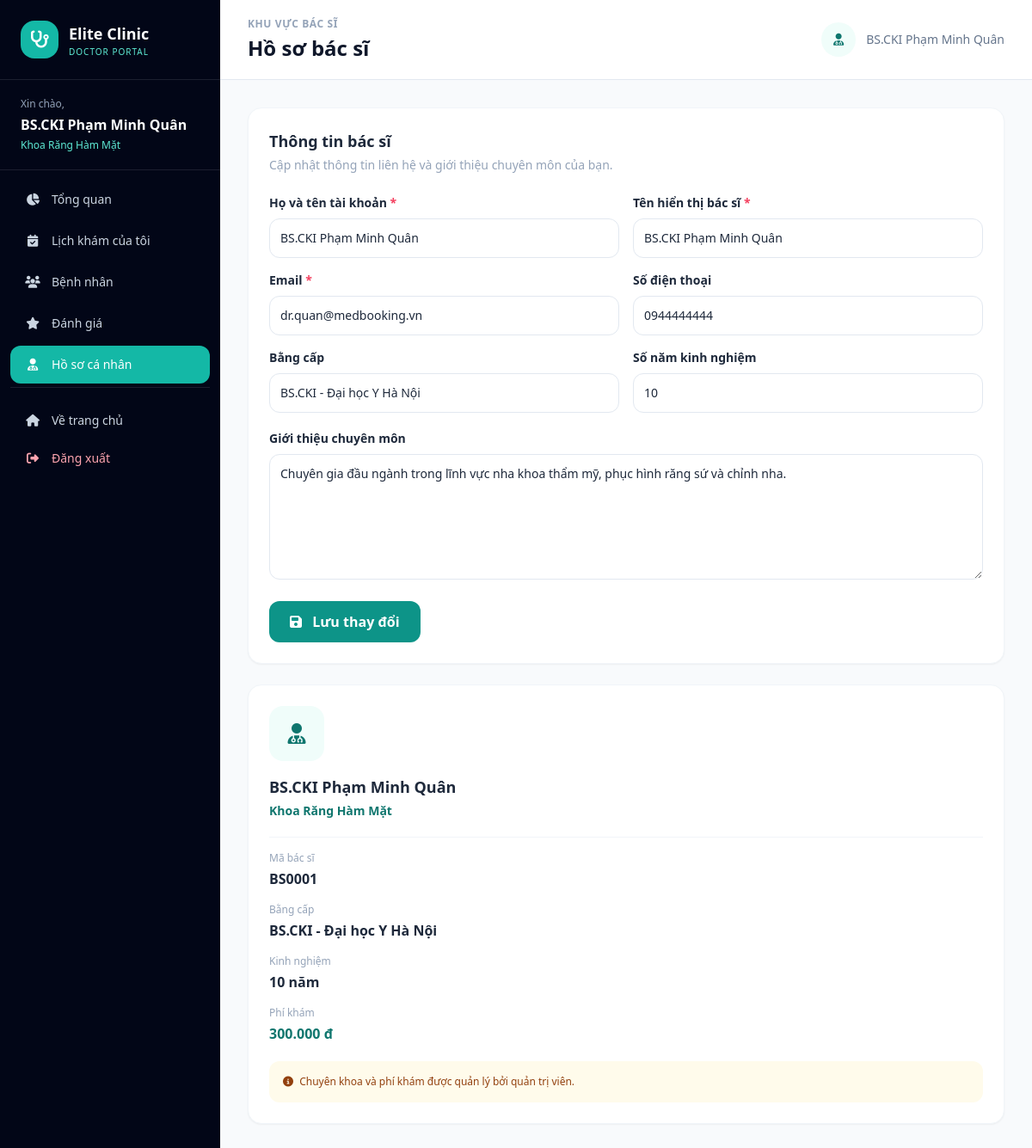
The page /index.php?act=bac-si-ho-so (signed in) on the database its author committed.
### tables this page shows
CREATE TABLE bac_si (
    ma_bac_si INT AUTO_INCREMENT PRIMARY KEY,
    ma_nguoi_dung INT NOT NULL UNIQUE,
    ma_chuyen_khoa INT NOT NULL,
    ten_bac_si VARCHAR(100) NOT NULL,
    bang_cap VARCHAR(150) NULL,
    so_nam_kinh_nghiem INT NOT NULL DEFAULT 0,
    gioi_thieu TEXT NULL,
    phi_kham DECIMAL(12,2) NOT NULL DEFAULT 0,
    hinh_anh VARCHAR(255) NULL,
    ngay_tao TIMESTAMP DEFAULT CURRENT_TIMESTAMP,

    CONSTRAINT fk_bac_si_nguoi_dung
        FOREIGN KEY (ma_nguoi_dung) REFERENCES nguoi_dung(ma_nguoi_dung)
        ON UPDATE CASCADE ON DELETE CASCADE,

    CONSTRAINT fk_bac_si_chuyen_khoa
        FOREIGN KEY (ma_chuyen_khoa) REFERENCES chuyen_khoa(ma_chuyen_khoa)
        ON UPDATE CASCADE ON DELETE RESTRICT
);

CREATE TABLE chuyen_khoa (
    ma_chuyen_khoa INT AUTO_INCREMENT PRIMARY KEY,
    ten_chuyen_khoa VARCHAR(100) NOT NULL UNIQUE,
    mo_ta TEXT NULL,
    hinh_anh VARCHAR(255) NULL,
    ngay_tao TIMESTAMP DEFAULT CURRENT_TIMESTAMP
);

CREATE TABLE nguoi_dung (
    ma_nguoi_dung INT AUTO_INCREMENT PRIMARY KEY,
    ho_ten VARCHAR(100) NOT NULL,
    email VARCHAR(150) NOT NULL UNIQUE,
    mat_khau VARCHAR(255) NOT NULL,
    so_dien_thoai VARCHAR(20) NULL,
    gioi_tinh ENUM('Nam', 'Nu', 'Khac') NULL,
    ngay_sinh DATE NULL,
    dia_chi VARCHAR(255) NULL,
    vai_tro ENUM('benh_nhan', 'bac_si', 'quan_tri') NOT NULL DEFAULT 'benh_nhan',
    ngay_tao TIMESTAMP DEFAULT CURRENT_TIMESTAMP
);

### views/ho_so_bac_si.php (the view)
<div class="grid grid-cols-1 xl:grid-cols-3 gap-6">
    <section class="xl:col-span-2 bg-white border border-slate-100 rounded-2xl p-6 shadow-sm">
        <div class="mb-6">
            <h2 class="font-extrabold text-lg">
                Thông tin bác sĩ
            </h2>
            <p class="text-sm text-slate-400 mt-1">
                Cập nhật thông tin liên hệ và giới thiệu chuyên môn của bạn.
            </p>
        </div>
        <form action="index.php?act=bac-si-cap-nhat-ho-so"
              method="POST"
              class="space-y-5">
            <div class="grid grid-cols-1 md:grid-cols-2 gap-4">
                <label class="text-sm font-bold">
                    Họ và tên tài khoản
                    <span class="text-rose-500">*</span>
                    <input type="text"
                           name="ho_ten"
                           required
                           value="<?= htmlspecialchars($hoSo['ho_ten'] ?? '') ?>"
                           class="mt-2 w-full border border-slate-200 rounded-xl p-3 font-normal focus:ring-2 focus:ring-teal-500 focus:outline-none">
                </label>
                <label class="text-sm font-bold">
                    Tên hiển thị bác sĩ
                    <span class="text-rose-500">*</span>
                    <input type="text"
                           name="ten_bac_si"
                           required
                           value="<?= htmlspecialchars($hoSo['ten_bac_si'] ?? '') ?>"
                           class="mt-2 w-full border border-slate-200 rounded-xl p-3 font-normal focus:ring-2 focus:ring-teal-500 focus:outline-none">
                </label>
                <label class="text-sm font-bold">
                    Email
                    <span class="text-rose-500">*</span>
                    <input type="email"
                           name="email"
                           required
                           value="<?= htmlspecialchars($hoSo['email'] ?? '') ?>"
                           class="mt-2 w-full border border-slate-200 rounded-xl p-3 font-normal focus:ring-2 focus:ring-teal-500 focus:outline-none">
                </label>
                <label class="text-sm font-bold">
                    Số điện thoại
                    <input type="text"
                           name="so_dien_thoai"
                           value="<?= htmlspecialchars($hoSo['so_dien_thoai'] ?? '') ?>"
                           class="mt-2 w-full border border-slate-200 rounded-xl p-3 font-normal focus:ring-2 focus:ring-teal-500 focus:outline-none">
                </label>
                <label class="text-sm font-bold">
                    Bằng cấp
                    <input type="text"
                           name="bang_cap"
                           value="<?= htmlspecialchars($hoSo['bang_cap'] ?? '') ?>"
                           class="mt-2 w-full border border-slate-200 rounded-xl p-3 font-normal focus:ring-2 focus:ring-teal-500 focus:outline-none">
                </label>
                <label class="text-sm font-bold">
                    Số năm kinh nghiệm
                    <input type="number"
                           name="so_nam_kinh_nghiem"
                           min="0"
                           max="80"
                           value="<?= (int)($hoSo['so_nam_kinh_nghiem'] ?? 0) ?>"
                           class="mt-2 w-full border border-slate-200 rounded-xl p-3 font-normal focus:ring-2 focus:ring-teal-500 focus:outline-none">
                </label>
            </div>
            <label class="block text-sm font-bold">
                Giới thiệu chuyên môn
                <textarea name="gioi_thieu"
                          rows="6"
                          class="mt-2 w-full border border-slate-200 rounded-xl p-3 font-normal focus:ring-2 focus:ring-teal-500 focus:outline-none"
                          placeholder="Giới thiệu về quá trình công tác, chuyên môn và kinh nghiệm của bạn..."><?= htmlspecialchars($hoSo['gioi_thieu'] ?? '') ?></textarea>
            </label>
            <button type="submit"
                    class="bg-teal-600 hover:bg-teal-700 text-white rounded-xl px-6 py-3 font-bold transition">
                <i class="fa-solid fa-floppy-disk mr-2"></i>
                Lưu thay đổi
            </button>
        </form>
    </section>
    <aside class="bg-white border border-slate-100 rounded-2xl p-6 shadow-sm h-fit">
        <div class="w-16 h-16 rounded-2xl bg-teal-50 text-teal-700 flex items-center justify-center text-2xl mb-4">
            <i class="fa-solid fa-user-doctor"></i>
        </div>
        <h3 class="font-extrabold text-lg">
            <?= htmlspecialchars($hoSo['ten_bac_si'] ?? '') ?>
        </h3>
        <p class="text-sm text-teal-700 font-semibold mt-1">
            <?= htmlspecialchars($hoSo['ten_chuyen_khoa'] ?? '') ?>
        </p>
        <div class="border-t border-slate-100 mt-5 pt-4 space-y-4">
            <div>
                <p class="text-xs text-slate-400">
                    Mã bác sĩ
                </p>
                <p class="font-bold mt-1">
                    BS<?= str_pad(
                        (string)($hoSo['ma_bac_si'] ?? ''),
                        4,
                        '0',
                        STR_PAD_LEFT
                    ) ?>
                </p>
            </div>
            <div>
                <p class="text-xs text-slate-400">
                    Bằng cấp
                </p>
                <p class="font-bold mt-1">
                    <?= htmlspecialchars($hoSo['bang_cap'] ?? 'Chưa cập nhật') ?>
                </p>
            </div>
            <div>
                <p class="text-xs text-slate-400">
                    Kinh nghiệm
                </p>
                <p class="font-bold mt-1">
                    <?= (int)($hoSo['so_nam_kinh_nghiem'] ?? 0) ?> năm
                </p>
            </div>
            <div>
                <p class="text-xs text-slate-400">
                    Phí khám
                </p>
                <p class="font-bold mt-1 text-teal-700">
                    <?= number_format(
                        (float)($hoSo['phi_kham'] ?? 0),
                        0,
                        ',',
                        '.'
                    ) ?> đ
                </p>
            </div>
        </div>
        <div class="mt-5 p-4 bg-amber-50 rounded-xl">
            <p class="text-xs text-amber-800">
                <i class="fa-solid fa-circle-info mr-1"></i>
                Chuyên khoa và phí khám được quản lý bởi quản trị viên.
            </p>
        </div>
    </aside>
</div>

### views/layout_bac_si.php (shortened to what the rows shown need)
<?php
if (!function_exists('bs_e')) {
    function bs_e($value): string
    {
        return htmlspecialchars(
            (string)($value ?? ''),
            ENT_QUOTES,
            'UTF-8'
        );
    }
}
$doctorSession = $_SESSION['bac_si'] ?? [];
$doctorName = $doctorSession['ten_bac_si']
    ?? ($_SESSION['user']['ho_ten'] ?? 'Bác sĩ');
?>
<!DOCTYPE html>
<html lang="vi">
<head>
    <script src="https://cdn.tailwindcss.com"></script>
    <link rel="stylesheet"
          href="https://cdnjs.cloudflare.com/ajax/libs/font-awesome/6.5.0/css/all.min.css">
</head>
<body class="bg-slate-50 text-slate-800">
<div class="min-h-screen md:flex">
    <aside class="w-full md:w-64 bg-slate-950 text-white md:min-h-screen flex-shrink-0">
        <div class="px-6 py-6 border-b border-white/10">
            <a href="index.php?act=bac-si-dashboard"
               class="flex items-center gap-3">
                <div class="w-11 h-11 rounded-2xl bg-teal-500 flex items-center justify-center text-xl">
                    <i class="fa-solid fa-stethoscope"></i>
                </div>
                <div>
                    <h2 class="font-bold text-lg">Elite Clinic</h2>
                    <p class="text-teal-300 text-[10px] uppercase tracking-widest">
                        Doctor Portal
                    </p>
                </div>
            </a>
        </div>
        <div class="px-6 py-5 border-b border-white/10">
            <p class="text-xs text-slate-400">
                Xin chào,
            </p>
            <p class="font-bold mt-1">
                <?= bs_e($doctorName) ?>
            </p>
            <p class="text-xs text-teal-300 mt-1">
                <?= bs_e($doctorSession['ten_chuyen_khoa'] ?? 'Bác sĩ') ?>
            </p>
        </div>
        <nav class="p-3 space-y-1 text-sm">
            <?php
            $menus = [
                [
                    'dashboard',
                    'bac-si-dashboard',
                    'Tổng quan',
                    'fa-chart-pie'
                ],
                [
                    'lich-kham',
                    'bac-si-lich-kham',
                    'Lịch khám của tôi',
                    'fa-calendar-check'
                ],
                [
                    'benh-nhan',
                    'bac-si-benh-nhan',
                    'Bệnh nhân',
                    'fa-users'
                ],
                [
                    'danh-gia',
                    'bac-si-danh-gia',
                    'Đánh giá',
                    'fa-star'
                ],
                [
                    'ho-so',
                    'bac-si-ho-so',
                    'Hồ sơ cá nhân',
                    'fa-user-doctor'
                ]
            ];
            foreach ($menus as $menu):
                $isActive = $activeMenu === $menu[0];
            ?>
                <a href="index.php?act=<?= bs_e($menu[1]) ?>"
                   class="flex items-center gap-3 px-4 py-3 rounded-xl transition
                   <?= $isActive
                       ? 'bg-teal-500 text-white'
                       : 'text-slate-300 hover:bg-white/10 hover:text-white' ?>">
                    <i class="fa-solid <?= bs_e($menu[3]) ?> w-5 text-center"></i>
                    <span><?= bs_e($menu[2]) ?></span>
                </a>
            <?php endforeach; ?>
            <div class="pt-4 mt-4 border-t border-white/10">
                <a href="index.php?act=home"
                   class="flex items-center gap-3 px-4 py-3 rounded-xl text-slate-300 hover:bg-white/10">
                    <i class="fa-solid fa-house w-5 text-center"></i>
                    <span>Về trang chủ</span>
                </a>
                <a href="index.php?act=logout"
                   class="flex items-center gap-3 px-4 py-3 rounded-xl text-rose-300 hover:bg-rose-500/10">
                    <i class="fa-solid fa-right-from-bracket w-5 text-center"></i>
                    <span>Đăng xuất</span>
                </a>
            </div>
        </nav>
    </aside>
    <main class="flex-1 min-w-0">
        <header class="bg-white border-b border-slate-200 px-5 md:px-8 py-5 flex items-center justify-between">
            <div>
                <p class="text-xs text-slate-400 font-semibold uppercase tracking-wider">
                    Khu vực bác sĩ
                </p>
                <h1 class="text-xl md:text-2xl font-extrabold text-slate-900 mt-1">
                    <?= bs_e($pageTitle) ?>
                </h1>
            </div>
            <div class="hidden sm:flex items-center gap-3 text-sm text-slate-500">
                <span class="w-10 h-10 rounded-full bg-teal-50 text-teal-700 flex items-center justify-center">
                    <i class="fa-solid fa-user-doctor"></i>
                </span>
                <span><?= bs_e($doctorName) ?></span>
            </div>
        </header>
        <div class="p-5 md:p-8 max-w-7xl mx-auto">
            <?php require $viewFile; ?>
        </div>
    </main>
</div>
</body>
</html>

### rows shown on the page
bac_si: ten_bac_si "BS.CKI Phạm Minh Quân", ma_chuyen_khoa.ten_chuyen_khoa "Khoa Răng Hàm Mặt", ho_ten "BS.CKI Phạm Minh Quân", email "dr.quan@medbooking.vn", so_dien_thoai "0944444444", bang_cap "BS.CKI - Đại học Y Hà Nội", so_nam_kinh_nghiem "10", gioi_thieu "Chuyên gia đầu ngành trong lĩnh vực nha khoa thẩm mỹ, phục hình răng sứ và chỉnh nha.", ma_bac_si "0001", phi_kham "300.000"

### other values the page prints
bs_e($menu[2]) "Tổng quan"
bs_e($menu[2]) "Lịch khám của tôi"
bs_e($menu[2]) "Bệnh nhân"
bs_e($menu[2]) "Đánh giá"
bs_e($menu[2]) "Hồ sơ cá nhân"
bs_e($pageTitle) "Hồ sơ bác sĩ"
